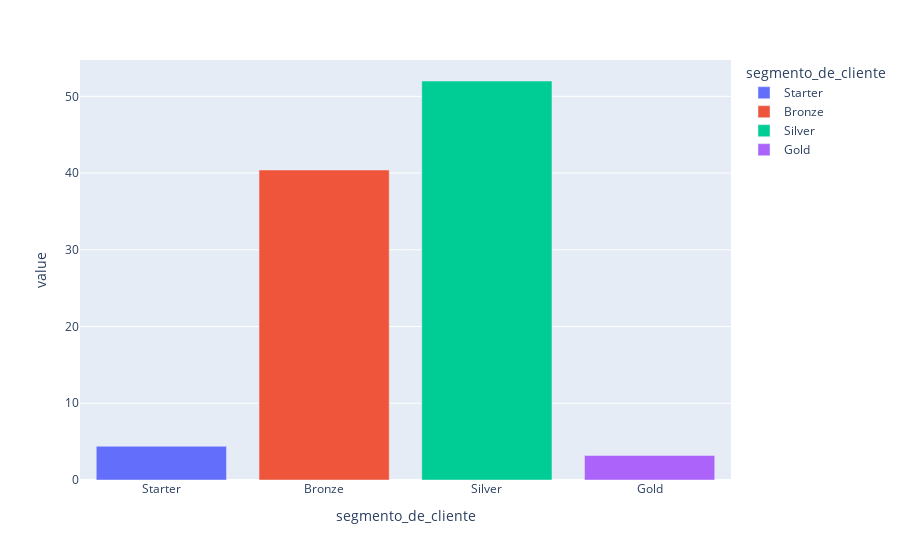

Notebook source saved alongside this figure:
### Code cell
px.bar(percentual_target, color=percentual_target.index, category_orders={'segmento_de_cliente' : lista_segmentos})

### Figure 1 — Plotly figure (JSON) as saved in the notebook; plotly's stock layout.template omitted (floating-point values rounded to 4 significant figures)
{"data": [{"alignmentgroup": "True", "hovertemplate": "segmento_de_cliente=%{x}<br>value=%{y}<extra></extra>", "legendgroup": "Starter", "marker": {"color": "#636efa", "pattern": {"shape": ""}}, "name": "Starter", "offsetgroup": "Starter", "orientation": "v", "showlegend": true, "textposition": "auto", "type": "bar", "x": ["Starter"], "xaxis": "x", "y": [4.4], "yaxis": "y"}, {"alignmentgroup": "True", "hovertemplate": "segmento_de_cliente=%{x}<br>value=%{y}<extra></extra>", "legendgroup": "Bronze", "marker": {"color": "#EF553B", "pattern": {"shape": ""}}, "name": "Bronze", "offsetgroup": "Bronze", "orientation": "v", "showlegend": true, "textposition": "auto", "type": "bar", "x": ["Bronze"], "xaxis": "x", "y": [40.4], "yaxis": "y"}, {"alignmentgroup": "True", "hovertemplate": "segmento_de_cliente=%{x}<br>value=%{y}<extra></extra>", "legendgroup": "Silver", "marker": {"color": "#00cc96", "pattern": {"shape": ""}}, "name": "Silver", "offsetgroup": "Silver", "orientation": "v", "showlegend": true, "textposition": "auto", "type": "bar", "x": ["Silver"], "xaxis": "x", "y": [52], "yaxis": "y"}, {"alignmentgroup": "True", "hovertemplate": "segmento_de_cliente=%{x}<br>value=%{y}<extra></extra>", "legendgroup": "Gold", "marker": {"color": "#ab63fa", "pattern": {"shape": ""}}, "name": "Gold", "offsetgroup": "Gold", "orientation": "v", "showlegend": true, "textposition": "auto", "type": "bar", "x": ["Gold"], "xaxis": "x", "y": [3.2], "yaxis": "y"}], "layout": {"barmode": "relative", "legend": {"title": {"text": "segmento_de_cliente"}, "tracegroupgap": 0}, "margin": {"t": 60}, "xaxis": {"anchor": "y", "categoryarray": ["Starter", "Bronze", "Silver", "Gold"], "categoryorder": "array", "domain": [0, 1], "title": {"text": "segmento_de_cliente"}}, "yaxis": {"anchor": "x", "domain": [0, 1], "title": {"text": "value"}}}}
